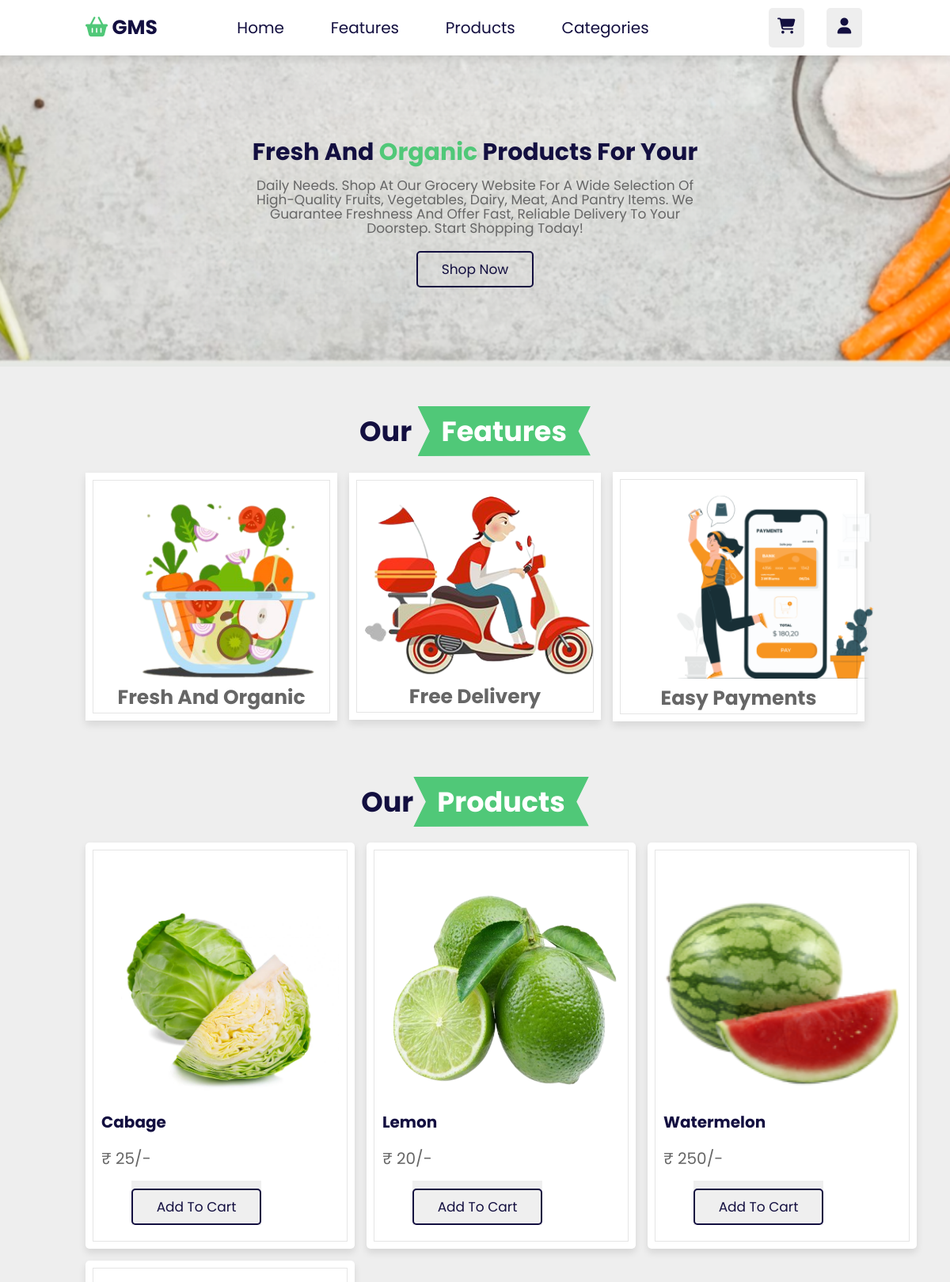
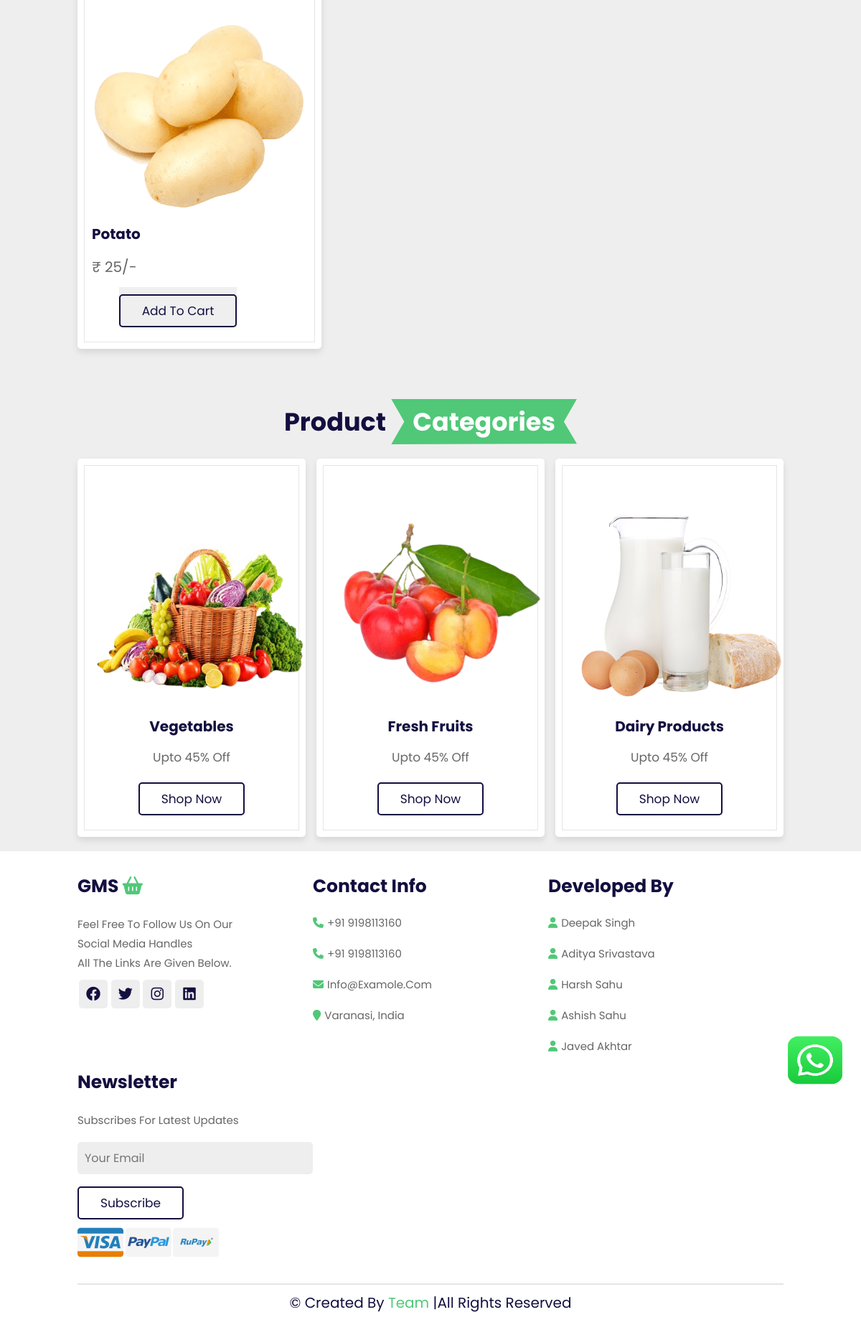
Page /home.php (signed in) on the committed database (2 pictures, top to bottom).
### tables this page shows
CREATE TABLE `items` (
  `ItemID` int(10) NOT NULL,
  `Name` varchar(20) NOT NULL,
  `Price` int(5) NOT NULL,
  `Quantity` int(5) NOT NULL,
  `Expiry_Date` varchar(10) NOT NULL,
  `Mfg_Date` varchar(10) NOT NULL,
  `Image` varchar(100) NOT NULL,
  `Category` varchar(20) NOT NULL
);

### home.php (the view, shortened to what this page needs)
<!DOCTYPE html>
<html lang="en">
<?php
include "./head.php";
include "./connect.php";
?>
<body>
    <a href="https://wa.me/919120738474" class="chat-icon" target="blank"><img src="./images/whatsapp.png" alt=""></a>
    <header class="header">
        <a href="" class="logo"><i class="fas fa-shopping-basket"></i> GMS</a>
        <nav class="navbar">
            <a href="#home">Home</a>
            <a href="#features">features</a>
            <a href="#products">products</a>
            <a href="#categories">categories</a>
        </nav>
        <div class="icons">
            <div class="fas fa-shopping-cart" id="cart-btn"></div>
            <div class="fas fa-user" id="login-btn"></div>
        </div>
    </header>
    <section class="home" id="home">
        <div class="content">
            <h3>fresh and <span>organic </span>Products for your</h3>
            <p>
                daily needs. Shop at our grocery website for a wide selection of high-quality fruits, vegetables, dairy, meat, and pantry items. We guarantee freshness and offer fast, reliable delivery to your doorstep. Start shopping today!
            </p>
            <a href="#products" class="btn">shop now</a>
        </div>
    </section>
    <section class="features" id="features">
        <h1 class="heading">our <span>features</span></h1>
        <div class="box-container">
            <div class="box">
                <img src="images/feature-1.png" alt="" style="width: 33rem" />
                <h3>fresh and organic</h3>
            </div>
            <div class="box">
                <img src="images/feature-2.png" alt="" style="width: 29rem" />
                <h3>free delivery</h3>
            </div>
            <div class="box">
                <img src="images/feature-3.png" alt="" style="width: 37rem" />
                <h3>easy payments</h3>
            </div>
        </div>
    </section>
    <section class="vegetables" id="vegetables">
        <h1 class="heading">Our<span>Products</span></h1>
        <div class="box-container">
            <?php
            $select_products = mysqli_query($conn, "SELECT * FROM `items`") or die('query failed');
            if (mysqli_num_rows($select_products) > 0) {
                while ($fetch_products = mysqli_fetch_assoc($select_products)) {
            ?>
                    <div class="box">
                        <img src="uploaded_img/<?php echo $fetch_products['Image']; ?>" alt="" style="width: 30rem; padding-top: 2.5rem" />
                        <h3><?php echo $fetch_products['Name']; ?></h3>
                        <p>₹ <?php echo $fetch_products['Price']; ?>/-</p>
                        <?php $itemid = $fetch_products['ItemID'];?>
                        <div class="btn-container">
                        <button type="submit" name="cart"><a href="./cart.php?itemid=<?php echo $itemid ?>" class="btn" onclick="addToCart(<?php echo $fetch_products['ItemID']; ?>)">Add to cart</a></button>
                        </div>
                    </div>
            <?php
                }
            } else {
                echo '<p class="heading">no products added yet!</p>';
            }
            ?>
        </div>
    </section>
    <section class="categories" id="categories">
        <h1 class="heading">product <span>categories</span></h1>
        <div class="box-container">
            <div class="box">
                <img src="images/cat-1.png" alt="" style="width: 30rem; padding-top: 6rem" />
                <h3>vegetables</h3>
                <p>upto 45% off</p>
                <a href="vegetable.php" class="btn">shop now</a>
            </div>
            <div class="box">
                <img src="images/cat-2.png" alt="" style="width: 30rem" />
                <h3>fresh fruits</h3>
                <p>upto 45% off</p>
                <a href="fruits.php" class="btn">shop now</a>
            </div>
            <div class="box">
                <img src="images/cat-3.png" alt="" style="width: 30rem; padding-top: 2.5rem" />
                <h3>dairy products</h3>
                <p>upto 45% off</p>
                <a href="dairy.php" class="btn">shop now</a>
            </div>
        </div>
    </section>
    <?php
    include "./footer.php";
    ?>
</body>
</html>

### style.css (style rules this page uses)
:root { --green: #50C878; --black: #130f40; --red: #dc3545; --lavender:lavender; --white:white; --light-color: #666; --box-shadow: 0 0.5rem 1rem rgba(0, 0, 0, 0.1); --border: 0.2rem solid rgba(0, 0, 0, 0.1); --outline: 0.1rem solid rgba(0, 0, 0, 0.1); --outline-hover: 0.2rem solid var(--black); }
* { font-family: "Poppins", sans-serif; margin: 0; padding: 0; box-sizing: border-box; outline: none; border: none; text-decoration: none; text-transform: capitalize; transition: all 0.2s linear; }
html { font-size: 62.5%; overflow-x: hidden; scroll-behavior: smooth; scroll-padding-top: 7rem; }
body { background: #eee; }
section { padding: 2rem 9%; }
.header { position: fixed; top: 0; left: 0; right: 0; z-index: 1000; display: flex; align-items: center; justify-content: space-between; padding: 1rem 9%; background: #fff; box-shadow: var(--box-shadow); }
.header .logo { font-size: 2.5rem; font-weight: bolder; color: var(--black); }
.header .logo i { color: var(--green); }
.header .navbar a { font-size: 2rem; padding: 1.8rem; margin: 0 1rem; color: var(--black); }
.header .icons div { height: 5rem; width: 4.5rem; line-height: 4.5rem; border-radius: 0.5rem; background: #eee; color: var(--black); font-size: 2rem; cursor: pointer; margin-right: 0.3rem; text-align: center; }
.heading { text-align: center; padding: 2rem 0; padding-top: 3rem; font-size: 3.5rem; color: var(--black); }
.heading span { background: var(--green); color: #fff; display: inline-block; padding: .5rem 3rem; clip-path: polygon(100% 0, 93% 50%, 100% 99%, 0% 100%, 7% 50%, 0% 0%); }
.btn { margin-top: 1rem; display: inline-block; padding: 0.8rem 3rem; font-size: 1.7rem; border-radius: 0.5rem; border: 0.2rem solid var(--black); color: var(--black); cursor: pointer; background: none; }
.chat-icon img { width: 80px; height: 70px; position: fixed; bottom: 10%; right: 2%; }
.home { display: flex; align-items: center; justify-content: center; background: url(./images/banner.png) no-repeat; background-position: center; background-size: cover; padding-top: 17rem; padding-bottom: 10rem; }
.home .content { text-align: center; width: 60rem; }
.home .content h3 { color: var(--black); font-size: 3rem; }
.home .content h3 span { color: var(--green) }
.home .content p { color: var(--light-color); font-size: 1.7rem; padding: 1rem 0; line-height: 1.8rem; }
.features .box-container { display: grid; grid-template-columns: repeat(auto-fit, minmax(30rem, 1fr)); gap: 1.5rem; align-items: center; }
.features .box-container .box { padding: 2rem 2rem; background: #fff; outline: var(--outline); outline-offset: -1rem; text-align: center; box-shadow: var(--box-shadow); }
.features .box-container .box img { margin: 1rem 0; height: 20h; }
.features .box-container .box h3 { font-size: 2.5rem; line-height: 1.8rem; color: var(--light-color); }
.categories .box-container { display: grid; grid-template-columns: repeat(auto-fit, minmax(26rem, 1fr)); gap: 1.5rem; }
.categories .box-container .box { padding: 3rem 2rem; border-radius: .5rem; background: #fff; box-shadow: var(--box-shadow); outline: var(--outline); outline-offset: -1rem; text-align: center; }
.categories .box-container .box img { margin: 1rem 0; height: 30rem; }
.categories .box-container .box h3 { font-size: 2rem; color: var(--black); line-height: 1.8; }
.categories .box-container .box p { font-size: 1.7rem; color: var(--light-color); line-height: 1.8; padding: 1rem 0; }
.vegetables .box-container { display: grid; grid-template-columns: 1fr 1fr 1fr; gap: 1.5rem; }
.vegetables .box-container .box { padding: 3rem 2rem; border-radius: .5rem; background: #fff; box-shadow: var(--box-shadow); outline: var(--outline); outline-offset: -1rem; }
.vegetables .box-container .box img { height: 30rem; }
.vegetables .box-container .box h3 { font-size: 2rem; color: var(--black); line-height: 1.8; }
.vegetables .box-container .box p { font-size: 2.0rem; color: var(--light-color); line-height: 1.8; padding: 1rem 0; }
.btn-container { width: 80%; display: flex; justify-content: space-evenly; }

### rows in the picture
items: Image (picture), Name "Cabage", Price "25"
items: Image (picture), Name "Lemon", Price "20"
items: Image (picture), Name "Watermelon", Price "250"
items: Image (picture), Name "Potato", Price "25"
